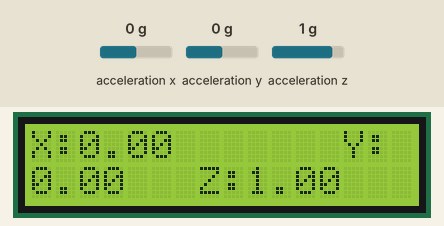
Bench run of a sketch on a simulated Arduino Uno, built with avr-gcc and run on an emulated ATmega328P. Shown: 16×2 character LCD. Wiring (inferred from the names in the program): MPU-6050 motion sensor at I2C address 0x68. The inputs (shaded band) are chosen by the test bench; at power-on: acceleration x 0 g, acceleration y 0 g, acceleration z 1 g. What the sketch prints to the serial monitor is not drawn.

Above: at 1.2 s.
1.3 s: acceleration x set to -1.4 g
At 2.1 s:
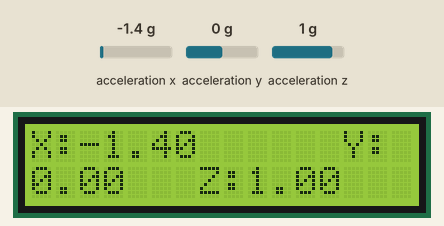
3.0 s: acceleration y set to -1.4 g
At 3.8 s:
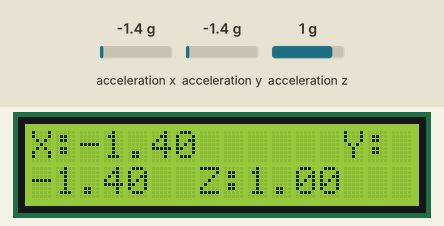
4.6 s: acceleration z set to -1.4 g
At 5.7 s:
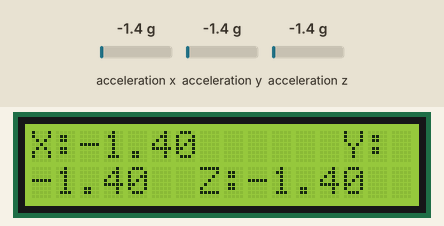
6.3 s: acceleration x set to -0.8 g
At 7.8 s:
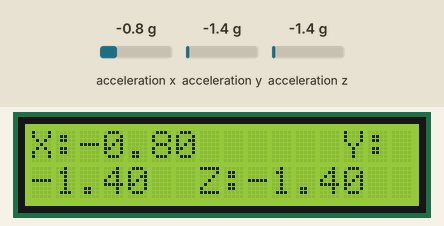
8.1 s: acceleration y set to -0.8 g
At 8.9 s:
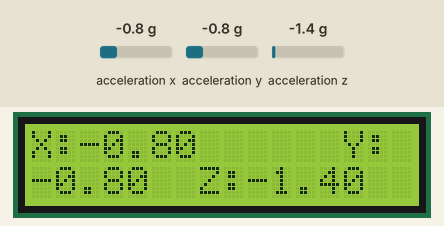
Timing chart, 0 to 10.7 s (numbered marks = the images above; inputs shaded):
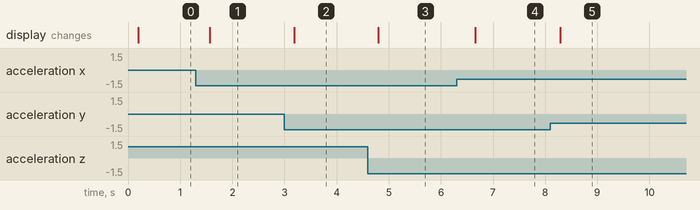

The sketch:

03.Finalized_Combined_8G_RJM.ino
```cpp
#include <Wire.h>
#include <LiquidCrystal_I2C.h>
// Set the LCD address to 0x27 for a 16 chars and 2 line display
LiquidCrystal_I2C lcd(0x27, 16, 2);

//Variable Designation of Variables
long accelX, accelY, accelZ;
float gForceX, gForceY, gForceZ;

long gyroX, gyroY, gyroZ;
float rotX, rotY, rotZ;

void setup() {
  Serial.begin(9600);
  Wire.begin();
  // Call Calculation and Power ON Functions
  setupMPU();

  // Power ON the LCD,
  lcd.init();
  // Power ON the blacklight
  lcd.backlight();
}

void loop() {
  recordAccelRegisters();
  printData();
  delay(100);

  lcd.clear();// clearn previous values from screen
  lcdDisplay(
    // to print X:
    0, // character 0
    0, // line 0
    "X:",

    // to print AngleX
    2, // character 2
    0, // line 0
    gForceX
  );

  lcdDisplay(
    // to print Y:
    13, // character 13
    0, // line 0
    "Y:",

    // to print AngleY
    0, // character 0
    1, // line 1
    gForceY
  );

  lcdDisplay(
    // to print Z:
    7, // character 7
    1, // line 1
    "Z:",

    // to print AngleZ
    9, // character 9
    1, // line 0
    gForceZ
  );
  delay(100);
}// loop end

void lcdDisplay(int tc, int tr, String title, int vc, int vr, float value)
{
  // Robojax.com MPU6050 Demo
  lcd.setCursor (tc, tr); //
  lcd.print(title);

  lcd.setCursor (vc, vr); //
  lcd.print(value);

}

//Function to Check and Change Sensor Settings
void setupMPU() {
  Wire.beginTransmission(0b1101000); //This is the I2C address of the MPU (b1101000/b1101001 for AC0 low/high datasheet sec. 9.2)
  Wire.write(0x6B); //Accessing the register 6B - Power Management (Sec. 4.28)
  Wire.write(0b00000000); //Setting SLEEP register to 0. (Required; see Note on p. 9)
  Wire.endTransmission();
  Wire.beginTransmission(0b1101000); //I2C address of the MPU
  Wire.write(0x1B); //Accessing the register 1B - Gyroscope Configuration (Sec. 4.4)
  Wire.write(0x00000000); //Setting the gyro to full scale +/- 333.3 RPM
  Wire.endTransmission();
  Wire.beginTransmission(0b1101000); //I2C address of the MPU
  Wire.write(0x1C); //Accessing the register 1C - Acccelerometer Configuration (Sec. 4.5)
  Wire.write(0b00010000); //Setting the accel to +/- 8g
  Wire.endTransmission();
}

// Function To Store Accelerometer Readings
void recordAccelRegisters() {
  Wire.beginTransmission(0b1101000); //I2C address of the MPU
  Wire.write(0x3B); //Starting register for Accel Readings
  Wire.endTransmission();
  Wire.requestFrom(0b1101000, 6); //Request Accel Registers (3B - 40)
  while (Wire.available() < 6);
  accelX = Wire.read() << 8 | Wire.read(); //Store first two bytes into accelX
  accelY = Wire.read() << 8 | Wire.read(); //Store middle two bytes into accelY
  accelZ = Wire.read() << 8 | Wire.read(); //Store last two bytes into accelZ
  processAccelData();
}

// ON-Board Computation and conversion of the LSB-binary to g-force of the data
void processAccelData() {
  gForceX = accelX / 4096.0;
  gForceY = accelY / 4096.0;
  gForceZ = accelZ / 4096.0;
}

// Function To Store Rotational Readings
void recordGyroRegisters() {
  Wire.beginTransmission(0b1101000); //I2C address of the MPU
  Wire.write(0x43); //Starting register for Gyro Readings
  Wire.endTransmission();
  Wire.requestFrom(0b1101000, 6); //Request Gyro Registers (43 - 48)
  while (Wire.available() < 6);
  gyroX = Wire.read() << 8 | Wire.read(); //Store first two bytes into accelX
  gyroY = Wire.read() << 8 | Wire.read(); //Store middle two bytes into accelY
  gyroZ = Wire.read() << 8 | Wire.read(); //Store last two bytes into accelZ
  processGyroData();
}

// ON-Board computation and conversion of the LSB-Binary to RPM-force of the data
void processGyroData() {
  rotX = gyroX / 131;
  rotY = gyroY / 131;
  rotZ = gyroZ / 131;
}

void printData() {
  Serial.print("Gyro (deg)");
  Serial.print(" X=");
  Serial.print(rotX);
  Serial.print(" Y=");
  Serial.print(rotY);
  Serial.print(" Z=");
  Serial.print(rotZ);
  Serial.print(" Accel (g)");
  Serial.print(" X=");
  Serial.print(gForceX);
  Serial.print(" Y=");
  Serial.print(gForceY);
  Serial.print(" Z=");
  Serial.println(gForceZ);
}
```

Measured:
- after the input at 1.3 s, the display: changes after 0.27 s (image 1)
- after the input at 3.0 s, the display: changes after 0.18 s (image 2)
- after the input at 4.6 s, the display: changes after 0.20 s (image 3)
- after the input at 6.3 s, the display: changes after 0.36 s (image 4)
- after the input at 8.1 s, the display: changes after 0.18 s (image 5)
